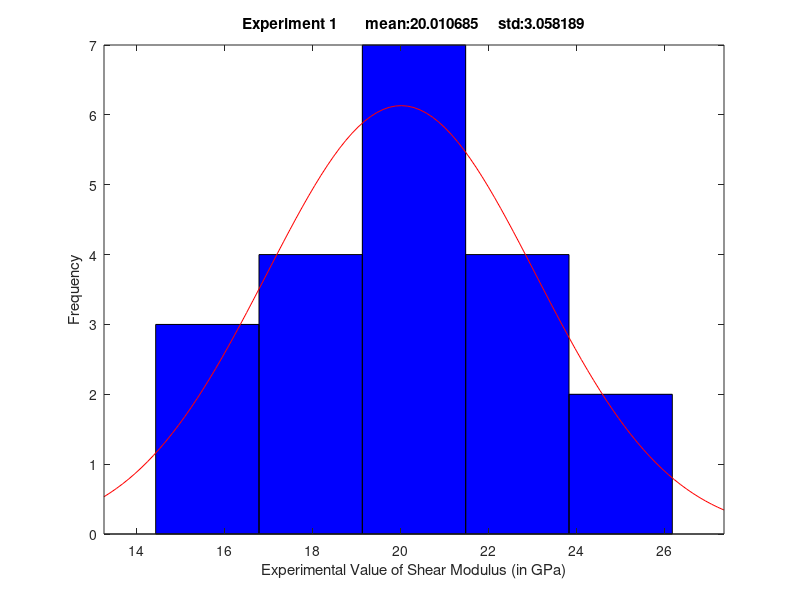
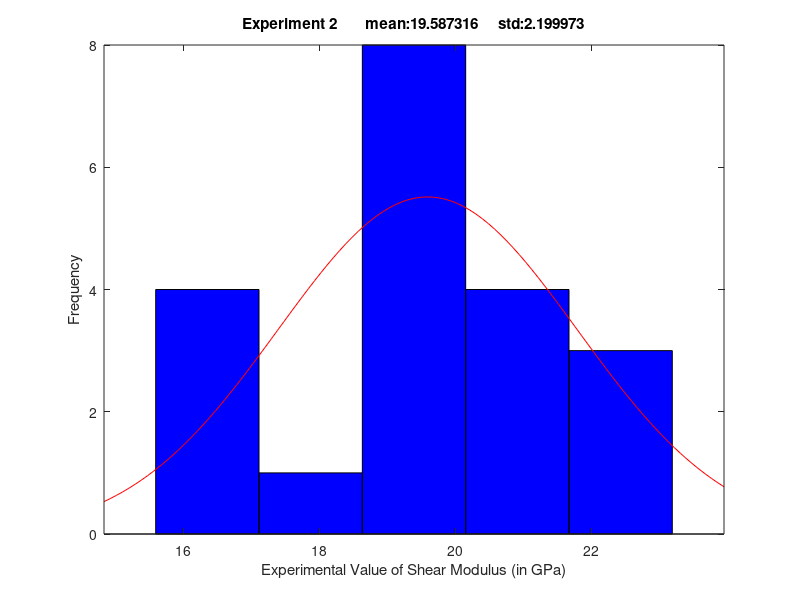
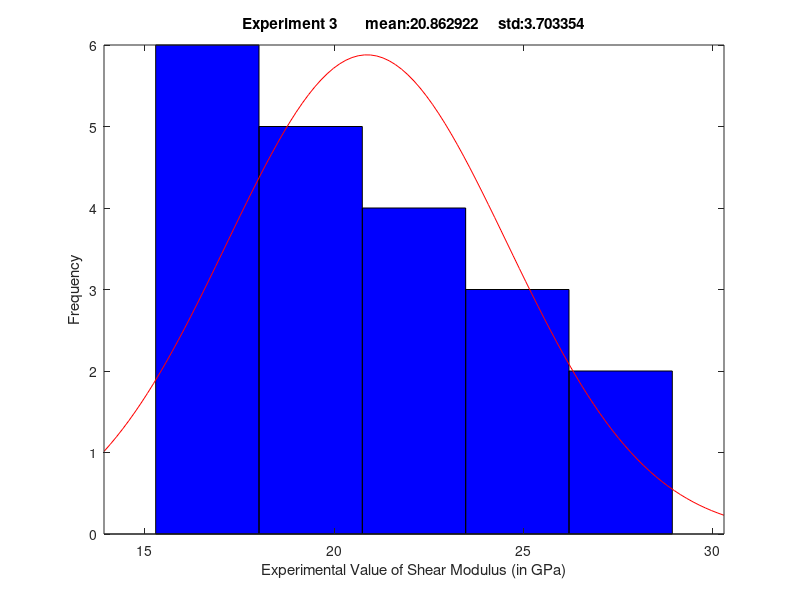
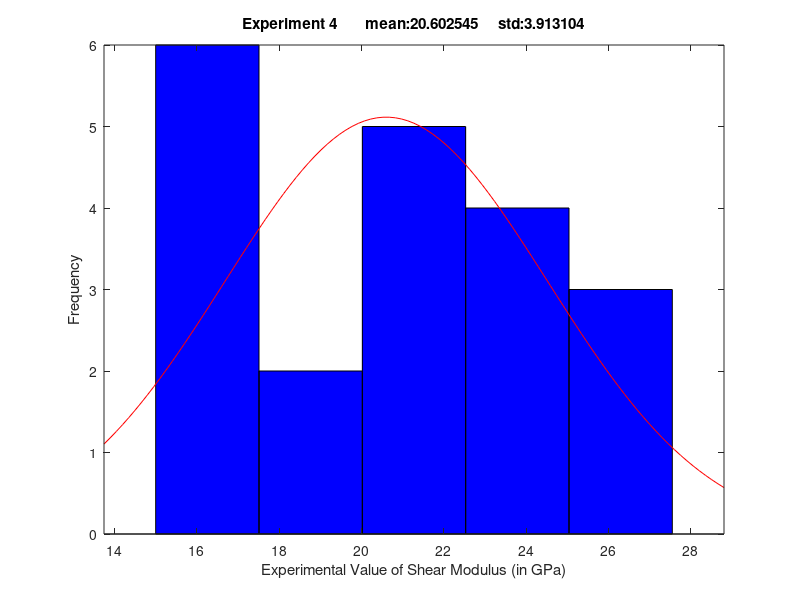

Reproduce these figures in MATLAB, in order.
load('Exp_G_Results.mat')

histfit(Exp1');    %To print the normalized histogram
% Create ylabel
ylabel({'Frequency'});
% Create xlabel
xlabel({'Experimental Value of Shear Modulus (in GPa)'});

pd = fitdist(Exp1','Normal');    %Extracts the values of mean,standard deviation of the normal distribution % Take __' bcz we need column vector
standard_deviation(1) = std(pd); %Extracted Standard Deviation stored in standard_deviation
mean_value(1) = mean(pd);   %Extracted mean stored in mean_value
variance(1) = var(pd);  %Extracted variance stores in variance
% Create title
title({sprintf('Experiment 1       mean:%f     std:%f',mean_value(1),standard_deviation(1))});
figure;



histfit(Exp2');    %To print the normalized histogram
% Create ylabel
ylabel({'Frequency'});
% Create xlabel
xlabel({'Experimental Value of Shear Modulus (in GPa)'});


pd = fitdist(Exp2','Normal');    %Extracts the values of mean,standard deviation of the normal % Take __' bcz we need column vector
standard_deviation(2)= std(pd); %Extracted Standard Deviation stored in standard_deviation
mean_value(2) = mean(pd);   %Extracted mean stored in mean_value
variance(2) = var(pd);  %Extracted variance stores in variance
% Create title
title({sprintf('Experiment 2       mean:%f     std:%f',mean_value(2),standard_deviation(2))});
figure;



histfit(Exp3');    %To print the normalized histogram
% Create ylabel
ylabel({'Frequency'});
% Create xlabel
xlabel({'Experimental Value of Shear Modulus (in GPa)'});

pd = fitdist(Exp3','Normal');    %Extracts the values of mean,standard deviation of the normal % Take __' bcz we need column vector
standard_deviation(3) = std(pd); %Extracted Standard Deviation stored in standard_deviation
mean_value(3) = mean(pd);   %Extracted mean stored in mean_value
variance(3) = var(pd);  %Extracted variance stores in variance
% Create title
title({sprintf('Experiment 3       mean:%f     std:%f',mean_value(3),standard_deviation(3))});
figure;



histfit(Exp4');    %To print the normalized histogram
% Create ylabel
ylabel({'Frequency'});
% Create xlabel
xlabel({'Experimental Value of Shear Modulus (in GPa)'});

pd = fitdist(Exp4','Normal');    %Extracts the values of mean,standard deviation of the normal % Take __' bcz we need column vector
standard_deviation(4) = std(pd); %Extracted Standard Deviation stored in standard_deviation
mean_value(4) = mean(pd);   %Extracted mean stored in mean_value
variance(4) = var(pd);  %Extracted variance stores in variance

% Create title
title({sprintf('Experiment 4       mean:%f     std:%f',mean_value(4),standard_deviation(4))});
figure;



histfit(Exp5');    %To print the normalized histogram
% Create ylabel
ylabel({'Frequency'});
% Create xlabel
xlabel({'Experimental Value of Shear Modulus (in GPa)'});
% Create title
title({'Histogram of Experimental Shear Modulus Experiment 5'});

pd = fitdist(Exp5','Normal');    %Extracts the values of mean,standard deviation of the normal % Take __' bcz we need column vector
standard_deviation(5) = std(pd); %Extracted Standard Deviation stored in standard_deviation
mean_value(5) = mean(pd);   %Extracted mean stored in mean_value
variance(5) = var(pd);  %Extracted variance stores in variance
% Create title
title({sprintf('Experiment 5       mean:%f     std:%f',mean_value(5),standard_deviation(5))});
%figure;        %Do not put figure at the end because it initializes a new figure without any plot in it

standard_deviation;
mean_value;
variance;